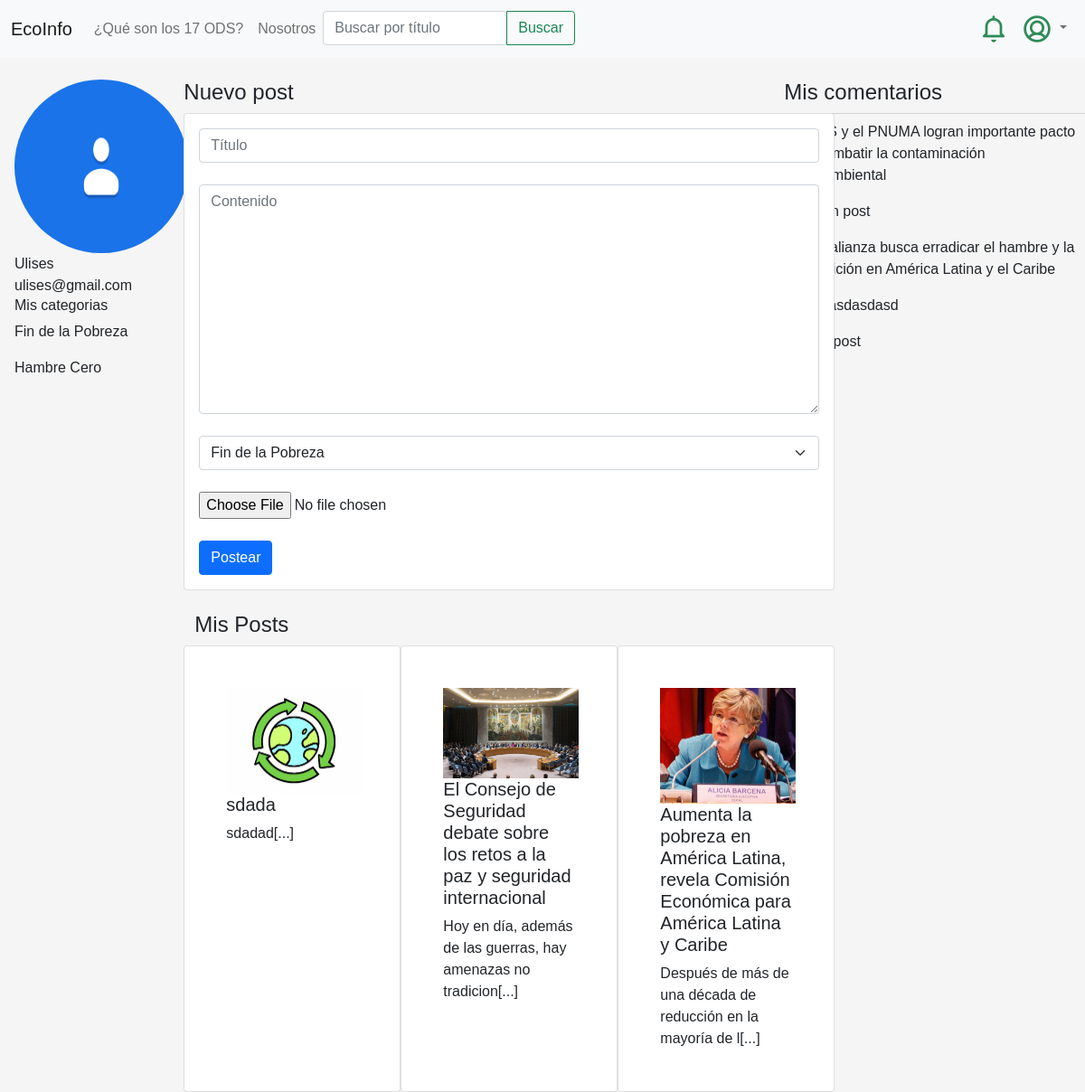
The app's page /perfil_usuario/ (signed in), older data.
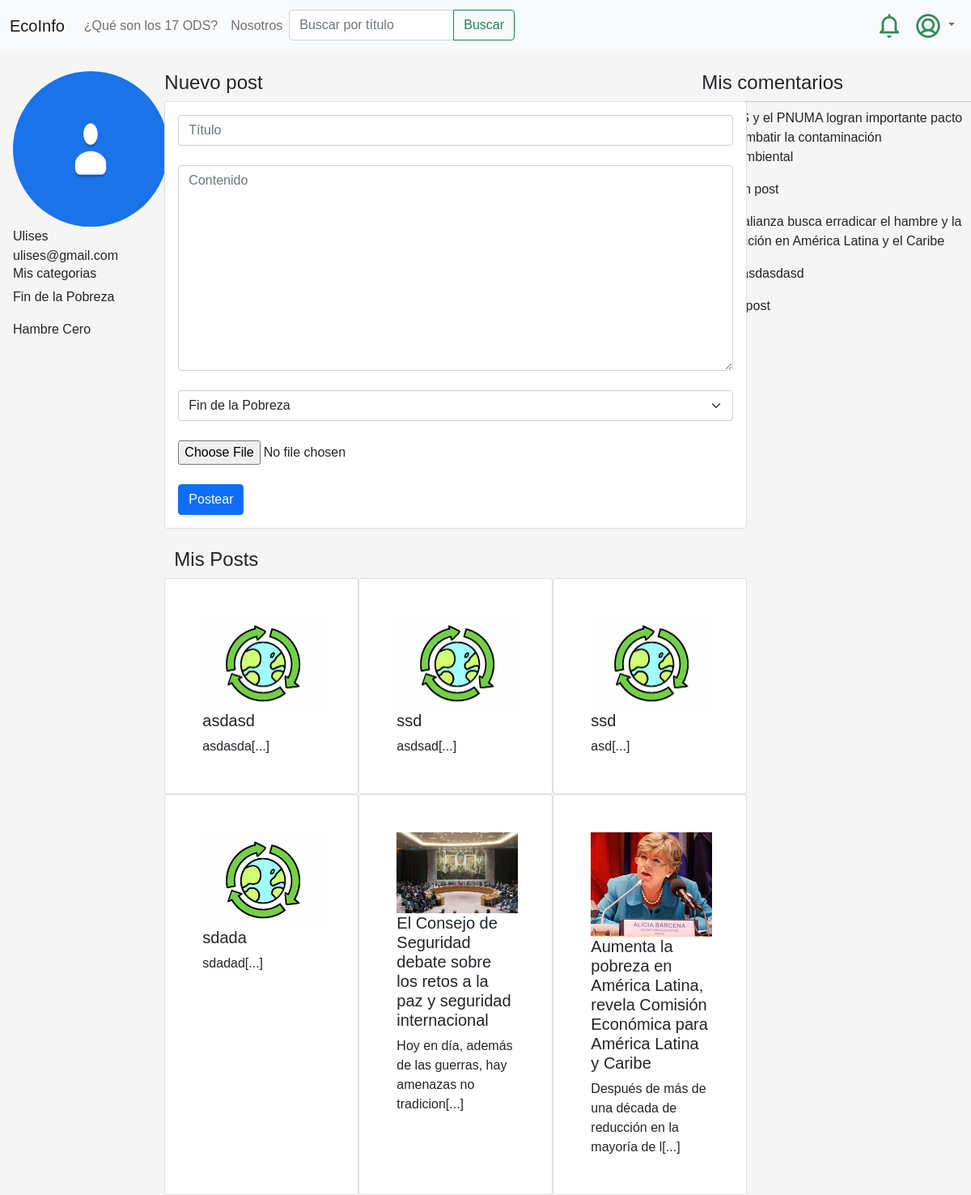
The same page, newer data.
### feed/models.py (models this page shows, shortened)
class usuario(models.Model):
    id = models.AutoField(primary_key=True)
    usuario_fk = models.OneToOneField(User, on_delete=models.CASCADE)
    tipo_usuario = models.ForeignKey(tipo_usuario, on_delete=models.CASCADE, null=False)
    foto= models.FileField(upload_to='fotos_perfil', default='foto_default.jpg')

class categoria(models.Model):
    name = models.CharField(max_length=50)
    imagen = models.ImageField(upload_to='categoria',default='categoria_default.png')

class post(models.Model):
    posteador = models.ForeignKey(User, on_delete=models.CASCADE, null=True)
    titulo = models.CharField(max_length=100)
    contenido = models.TextField()
    pre_contenido = models.TextField()
    categoria = models.ForeignKey(categoria, on_delete=models.CASCADE,  default=1, null=False)
    creado_en = models.DateTimeField(auto_now_add=True)
    actualizado_en = models.DateTimeField(auto_now=True)
    me_gusta = models.IntegerField(default=0)
    no_megusta = models.IntegerField(default=0)
    imagen = models.FileField(upload_to='imagenes_posts', default='post_default.jpg')
    visitas = models.IntegerField(default=0)

class comentario(models.Model):
    post = models.ForeignKey(post, on_delete=models.CASCADE)
    comentador = models.ForeignKey(User, on_delete=models.CASCADE, null=True)
    nombre_comentador = models.CharField(max_length=50, null=True)
    contenido = models.TextField()
    creado_en = models.DateTimeField(auto_now_add=True)
    actualizado_en = models.DateTimeField(auto_now=True)
    aprobado = models.BooleanField(default=False)

### feed/views.py (the view)
# urls.py: path('perfil_usuario/',views.perfil_usuario, name='perfil_usuario'),
@login_required
def perfil_usuario(request):
    notif_user = notificaciones.objects.filter(post__posteador_id=request.user.id ).exclude(usuario_id = request.user.id).order_by('creado_en').reverse()[:10]
    mis_posteos = post.objects.filter(posteador_id=request.user.id).order_by('creado_en').reverse()
    mis_categorias = categoria.objects.filter(id__in = mis_posteos.values('categoria_id'))
    mis_comentarios = comentario.objects.filter(comentador_id=request.user.id).order_by('creado_en').reverse()
    posteos = post.objects.filter(comentario__comentador_id=request.user.id).distinct()
    categorias = categoria.objects.all()
    usuario_actual = usuario.objects.get( usuario_fk_id =request.user.id)
    contexto = {'mis_posteos':mis_posteos, 'mis_comentarios':mis_comentarios, 'categorias':categorias, 'notif_user':notif_user, 'mis_categorias':mis_categorias, 'usuario_actual':usuario_actual, 'posteos':posteos}
    return render(request,"mi_contenido.html",contexto)

### feed/templates/mi_contenido.html (shortened to what this page needs)
{% extends "base.html" %}
{% block content %}
<body style="background: whitesmoke;" >
<br><br><br>
<div class="perfil_usuario"  >
    <div class="usuario_datos"  style="margin-left: 1rem;">
        <img src="{{usuario_actual.foto.url }}" style="width: 12rem; height: 12rem; border-radius: 6rem;  " >
        <br>
        {{ user.username }}
        <br>
        {{ user.email }}
       <br>
        <h6>Mis categorias</h6>
            {% if mis_categorias %}
                {% for mi_categoria in mis_categorias %}
                        <p>{{ mi_categoria.name }} </p>
                {% endfor %}
            {% endif %}
    </div>
<div class="post" ib="global">
    <h4>Nuevo post</h4>
    <div class="card" style="height: 33rem; width: 45rem;">
        <div class="card-body" >
    <form action="{% url 'agregar_post' %} " method="POST"  enctype="multipart/form-data"> {% csrf_token %}
        <div class="form-group">
            <input type="text" class="form-control" id="txttitulo" name="txttitulo" placeholder="Título">
        </div>
        <br>
        <div class="form-group">
            <textarea class="form-control" id="txtcontenido" name="txtcontenido" rows="10" placeholder="Contenido"></textarea>
        </div>
        <div class="form-group">
            <br>
            <select class="form-gourp form-select" name="txtcategoria" id="txtcategoria" required>
                {% for categoria in categorias %}
                    <option value="{{categoria.id}}" >{{categoria.name}}</option>
                {% endfor %}
              </select>
        </div>
        <br>
        <div >
            <input type="file" id="txtimagen"  name="txtimagen">
        </div>
        <br>
        <button type="submit" class="btn btn-primary">Postear</button>
    </form>
    </div>
</div>
<br>
    <section class="main-section row" id="mensajes" style="margin-left: auto;">
    <h4>Mis Posts</h4>
     {% for post in mis_posteos %}
     <div class="card" style="width: 15rem;">
         <div class="card-body">
            <img src="{{post.imagen.url}}" alt="{{post.tipo_17_ODS}}" style="width:150px;">
             <h5 class="card-title"> {{ post.titulo }}</h5>
             <p class="card-text"> {{ post.pre_contenido }}</p>
         </div>
     </div>
    {% endfor %}
    </section>
</div>
<div class="cometarios" style=" margin-left: 4rem;">
    <h4>Mis comentarios</h4>
    <div class="dropdown-divider"></div>
    {%if mis_comentarios %}
        {% for post in posteos %}
            <p> {{post.titulo}} </p>
             {% for comentario in mis_comentarios %}
                {% if comentario.post_id == post.id %}
                    <p>  >> {{ comentario.contenido }}</p>
                {% endif %}
            {% endfor %}
        {% endfor %}
    {% endif %}
</div>
</div>
</body>
{% endblock %}

### feed/templates/base.html (shortened to what this page needs)
{% load static %}
<!DOCTYPE html>
<html lang="en">
  <head>
    <link href="https://cdn.jsdelivr.net/npm/bootstrap@5.1.3/dist/css/bootstrap.min.css" rel="stylesheet">
    <link rel="stylesheet" type="text/css" href="{% static 'css/estilos.css' %}">
</head>
<body>
      <nav class="navbar fixed-top navbar-expand-sm navbar-light bg-light "  >
        <div class="container-fluid" >
            <a href="{% url 'feed'%}" class="navbar-brand">EcoInfo</a>
            <div id="navbarCollapse" class="collapse navbar-collapse">
                <ul class="nav navbar-nav">
                    <li class="nav-item">
                        <a href="{% url 'los_17_ods'%}" class="nav-link">¿Qué son los 17 ODS?</a>
                    </li>
                    <li class="nav-item">
                        <a href="{% url 'nosotros' %}" class="nav-link">Nosotros</a>
                    </li>
                    <li class="nav-item ">
                            <form  class=" d-flex justify-content-center " action="{% url 'busqueda_por_titulo' %}" method="GET"> {% csrf_token %}
                                <div class="btn-group " method="GET">
                                    <input class="form-control col-xl-8 " id="titulo_buscado" name="titulo_buscado" style="width: auto;" type="text" placeholder="Buscar por título" aria-label="Search">
                                    <button class="btn btn-outline-success" >Buscar</button>
                            </div>
                            </form>
                    </li>
                </ul>
                {% if user.is_authenticated %}
                <ul class="nav navbar-nav ms-auto">
                    {% include 'notificaciones.html' %}
                    <li class="nav-item dropdown">
                        <a href="#" class="nav-link dropdown-toggle" data-bs-toggle="dropdown">
                            <img src="/static/img/avatar_dafault.png" alt="Perfil usuario" style="height: 2rem; width: 2rem;">
                        </a>
                    </li>
                    {% else %}
                    <form class="d-flex ms-auto">
                      <a href="{% url 'registrarse' %}" class="btn btn-light me-2" style="border-color:grey ;">Registrarse</a>
                      <a href="{% url 'acceder' %}" class="btn btn-light me-2" style="border-color: grey;">Acceder</a>
                    </form>
                    {% endif %}
                </ul>
            </div>
        </div>
    </nav>
    {% block content %}{% endblock %}
</body>
</html>

### feed/templates/notificaciones.html (shortened to what this page needs)
<li class="nav-item dropdown" >
    <a href='#' class="nav-link " data-bs-toggle="dropdown" >
        {% if notif_user and  notif_no_leidas %}
        <img src="/static/img/tiene_notificacion_2.png" alt="" style="width:2rem; height: 2rem;">
        {% else %}
            <img src="/static/img/no_tiene_notificacion_2.png" alt="" style="width:2rem; height: 2rem;">
        {% endif %}
    </a>
</li>

### feed/static/css/estilos.css (style rules this page uses)
.row > div { padding: 30px; }
html, body { height: 100%; margin: 0; font-family: Helvetica; width: 100%; }
.main-section { display: flex; flex-direction: column; flex-direction: row; flex-wrap: wrap; }
#mensajes { height: auto; }
a { text-decoration: none; color: #000; }
.perfil_usuario { display: grid; padding-top: 1rem; grid-template-columns: 1fr 3fr 2fr; grid-gap: 5px; }
.usuario_datos { background-color: whitesmoke; border-radius: 10px; grid-column: 1; grid-row: 1 / 4; min-width: 4rem; margin-left: 5px; }
.post { background-color: whitesmoke; grid-column: 2 / 2; grid-row: 1 / 4; padding: 0px; margin-left: auto; grid-template-rows: auto; border-radius: 10px; min-width: 16rem; height: auto; }

Row changes from the older to the newer data that the page shows:
added post: imagen (placeholder picture), titulo "asdasd", pre_contenido "asdasda[...]", shown under "Mis Posts"
added post: imagen (placeholder picture), titulo "ssd", pre_contenido "asdsad[...]", shown under "Mis Posts"
added post: imagen (placeholder picture), titulo "ssd", pre_contenido "asd[...]", shown under "Mis Posts"
